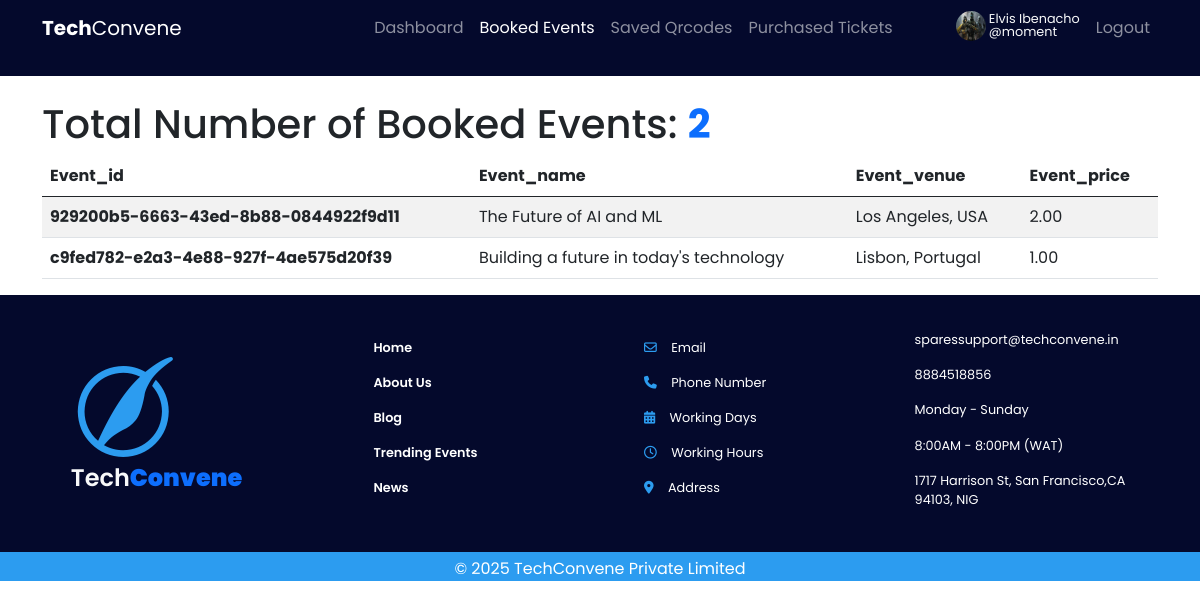
The app's page /events/booked_events (signed in) with its own data.
### accounts/models.py (models this page shows, shortened)
class CustomUser(AbstractUser):
    ROLES = (
        ('USER', 'User'),
        ('ADMIN', 'Admin'))
    role = models.CharField(max_length=20, choices=ROLES, default='USER')
    email = models.CharField(max_length=150, unique=True, null=False, blank=False)
    username = models.CharField(max_length=100, unique=False, null=True, blank=True)
    first_name = models.CharField(max_length=150, blank=False, null=False)
    last_name = models.CharField(max_length=150, blank=False, null=False)
    USERNAME_FIELD = 'email'
    REQUIRED_FIELDS = []
    objects = UserManager()
    class Meta:
        permissions = (("can_add_user", "Can add user"),
            ("can_update_user", "Can update user"),
            ("can_delete_user", "Can delete user"),
            )
    def __str__(self):
        return self.email

class UserProfile(models.Model):
    profile_picture = models.ImageField(upload_to='media/', blank=True, null=True)
    date_of_birth = models.DateField(blank=True, null=True)
    age = models.IntegerField(blank=True, null=True)
    user = models.OneToOneField(CustomUser, on_delete=models.CASCADE, related_name='profile')

### tickets/models.py (models this page shows, shortened)
class Ticket(models.Model):
    ticket_id = models.UUIDField(primary_key=True, default=uuid.uuid4, editable=False)
    payment_invoice = models.CharField(max_length=255, null=True)
    user = models.ForeignKey(CustomUser, on_delete=models.CASCADE, related_name='ticket')
    event = models.ForeignKey(Event, on_delete=models.SET_NULL, null=True, related_name='tickets')
    is_used = models.BooleanField(default=False)
    created_at = models.DateTimeField(auto_now_add=True)
    updated_at = models.DateTimeField(auto_now=True)
    class Meta:
        ordering = ["-created_at"]

### events/models.py (models this page shows, shortened)
class Event(models.Model):
    event_id = models.UUIDField(primary_key=True, default=uuid.uuid4,editable=False)
    name = models.CharField(max_length=100)
    description = models.CharField(max_length=200)
    featured_photo = models.ImageField(upload_to='uploads/', blank=True, null=True)
    venue = models.CharField(max_length=100)
    date = models.DateField()
    time = models.TimeField()
    price = models.DecimalField(max_digits=9, decimal_places=2)
    user = models.ForeignKey(CustomUser, on_delete=models.SET_NULL, null=True, related_name='event')
    created_at = models.DateTimeField(auto_now_add=True)
    updated_at = models.DateTimeField(auto_now=True)
    class Meta:
        ordering = ['-created_at']

### events/views.py (the view)
# urls.py: path('events/booked_events', views.booked_event, name="booked_event"),
@login_required
def booked_event(request):
    user = CustomUser.objects.get(email=request.user)
    cached_key = f"user_tickets_events_{user.id}"
    if cache.get(cached_key):
        user_tickets_events = cache.get(cached_key)
        print("hit the cache")
    else:
        user_tickets_events = Ticket.objects.select_related('event').filter(user=user)
        cache.set(cached_key, user_tickets_events, timeout=60 * 15)
        print("hit the db")
    booked_event_count = user_tickets_events.count()
    return render(request, 'events/booked_events.html', {"booked_event":booked_event_count, "user_tickets_events":user_tickets_events})

### events/templates/events/booked_events.html (shortened to what this page needs)
{% extends 'accounts/base.html' %}
{% load static %}
{% load crispy_forms_tags %}
{% block header %}
<div class="header-bg">
  <nav class="navbar navbar-expand-lg navbar-dark">
      <div class="container">
        <a class="navbar-brand" href="{% url 'home' %}"><b  id='logo' >Tech</b>Convene</a>
        <div class="collapse navbar-collapse" id="navbarSupportedContent">
          <ul class="navbar-nav ms-auto my-auto mb-1 mb-lg-0">
              {% if user.role == 'ADMIN'%}
                  <li class="nav-item"><a class="nav-link" aria-current="page" href="{% url 'admin_dashboard_view' %}">Dashboard</a></li>
              {% else %}
                  <li class="nav-item"><a  class="nav-link" href="{% url 'user_dashboard_view' %}">Dashboard</a></li>
              {% endif %}
              <li class="nav-item"><a class="nav-link active"  href="{% url 'booked_event' %}">Booked Events</a></li>
              <li class="nav-item"><a class="nav-link" href="{% url 'saved_event_qrcodes' %}">Saved Qrcodes</a></li>
              <li class="nav-item"><a class="nav-link" href="{% url 'purchased_tickets' %}">Purchased Tickets</a></li>
              <li class="nav-item">
                  {% if user.profile.profile_picture%}
                  <img src="{{ user.profile.profile_picture.url}}" class="rounded-circle" id="prof_img" width="30" height="30" alt="profile"/>
                  {%else%}
                  <img src="#" class="rounded-circle" width="30" height="30"/>
                  {% endif %}
              </li>
              <a href="{% url 'profile' %}" class="text-decoration-none text-light"><p class="profile_text">{{user.first_name}} {{user.last_name}}<br>@{{user.username}}</br></p></a>
              <li class="nav-item"><a class="nav-link" href="{% url 'logout'%}" >Logout</a></li>
          </ul>
        </div>
      </div>
    </nav>
</div>
{% endblock %}
{% block content %}
<div class="container pt-4">
    <h1>Total Number of Booked Events: <b class="text-primary">{{booked_event}}</b></h1>
    <table class="table table-striped">
        <thead>
          <tr>
            <th scope="col">Event_id</th>
            <th scope="col">Event_name</th>
            <th scope="col">Event_venue</th>
            <th scope="col">Event_price</th>
          </tr>
        </thead>
        <tbody>
            {% for user_ticket_event in user_tickets_events %}
          <tr>
            <th scope="row">{{user_ticket_event.event.event_id}}</th>
            <td>{{user_ticket_event.event.name}}</td>
            <td>{{user_ticket_event.event.venue}}</td>
            <td>{{user_ticket_event.event.price}}</td>
          </tr>
          {% endfor %}
        </tbody>
      </table>
</div>
{% endblock %}

### accounts/static/accounts/css/style.css (style rules this page uses)
* { margin: 0; padding: 0; box-sizing: border-box; font-family: Poppins; }
html, body { overflow-x: hidden; width: 100%; }
.header-bg { background: #04092C; height: auto; padding-bottom: 20px; width: 100%; }
#prof_img { margin-left: 55px; margin-top:0.2rem; }
.profile_text { font-size: 0.8rem; margin: auto; margin-top: auto; line-height: 1; text-decoration: none; cursor: pointer; display: inline-block; margin-top: 5px; margin-left: 0.2rem; margin-right: 0.5rem; overflow-y: hidden; }

### records on screen
CustomUser: profile.profile_picture (picture), first_name "Elvis", last_name "Ibenacho", username "moment"
Ticket: event.event_id "929200b5-6663-43ed-8b88-0844922f9d11", event.name "The Future of AI and ML", event.venue "Los Angeles, USA", event.price "2.00"
Ticket: event.event_id "c9fed782-e2a3-4e88-927f-4ae575d20f39", event.name "Building a future in today's technology", event.venue "Lisbon, Portugal", event.price "1.00"

### other values on screen
{{ booked_event }} "2"
